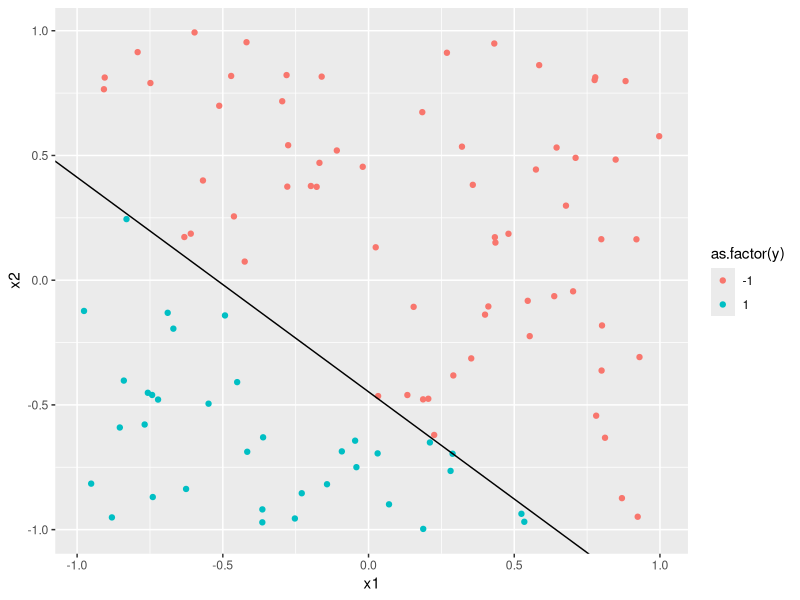

R code for this plot: (Note: this script raises an error after producing the figure.)

## Load the library
library(ggplot2)

## Function to generate the data
data.generate = function(n = 100, ext = 1){ 
  # Generate the points.
  x1 = runif(n, -ext, ext)
  x2 = runif(n, -ext, ext)
  
  # Draw a random line in the area.
  point = runif(2, -ext, ext)
  point2 = runif(2, -ext, ext)
  slope = (point2[2] - point[2]) / (point2[1] - point[1])
  intercept = point[2] - slope * point[1]
  
  # Assign the dependent values.
  y = as.numeric(x1 * slope + intercept > x2) * 2 - 1
  
  # Return the values.
  data = data.frame(x1,x2,y)
  return(list(data = data,slope = slope, intercept = intercept))
}	

## Generates the data; passing the parameters with desired numbers can change the points generated as well as the range. (n = 100, ext = 2)
generated = data.generate()

## Plot the data.
qplot(x1,x2,col= as.factor(y), data = generated$data) + geom_abline(intercept = generated$intercept, slope = generated$slope)

## linear regression
linearweight<-function(x=generated[["data"]]){
  constant<-rep(1,length(x[,1]))
  x<-cbind(constant,x)
  X<-as.matrix(x[,c(1,2,3)])
  Xinversed<-pseudoinverse(X)
  Y<-as.matrix(x[,c(4)])
  w<-Xinversed%*%Y
  return(w)
}

w<-linearweight()

error<-function(weight=w,x=generated[["data"]],number=1000){
  constant<-rep(1,length(x[,1]))
  x<-cbind(constant,x)
  X<-as.matrix(x[,c(1,2,3)])
  Y<-as.matrix(x[,c(4)])
  product<-X%*%weight
  product2<-matrix(,nrow=length(product[,1]),ncol=1)
  for(i in 1:length(product[,1])){
    if(product[i,1]>=0){
      product2[i,1]<-1
    }
    else{
      product2[i,1]<--1
    }
  }
  counterror<-0
  for(i in 1:length(product2[,1])){
    if(product2[i,1]!=Y[i,1]){
      counterror<-counterror+1
    }
  }
  return(counterror/number)
}


Repeat<-function(){
  store<-vector()
  for(i in 1:1000){
    generated <-data.generate(n=1100)
    w<-linearweight(x=generated[["data"]][c(1:100),])
    temp<-error(weight=w,x=generated[["data"]][c(101:1100),],1000)
    store<-c(store,temp)
  }
  return(mean(store))
}